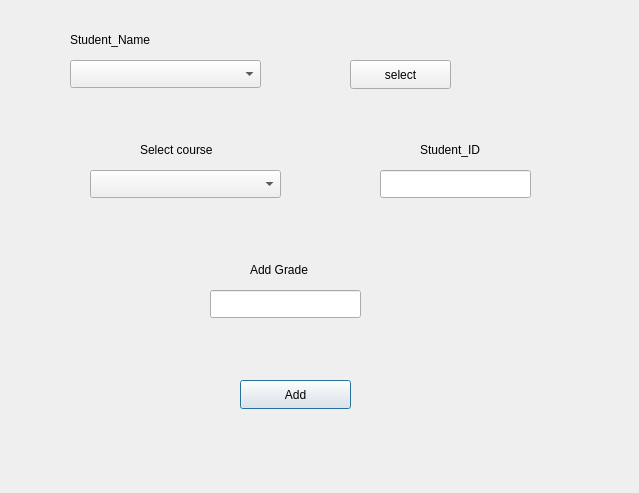
<?xml version="1.0" encoding="UTF-8"?>
<ui version="4.0">
 <class>AddGradesForStudent</class>
 <widget class="QDialog" name="AddGradesForStudent">
  <property name="geometry">
   <rect>
    <x>0</x>
    <y>0</y>
    <width>639</width>
    <height>493</height>
   </rect>
  </property>
  <property name="windowTitle">
   <string>Dialog</string>
  </property>
  <widget class="QComboBox" name="Student_Name">
   <property name="geometry">
    <rect>
     <x>70</x>
     <y>60</y>
     <width>191</width>
     <height>28</height>
    </rect>
   </property>
  </widget>
  <widget class="QLineEdit" name="grade">
   <property name="geometry">
    <rect>
     <x>210</x>
     <y>290</y>
     <width>151</width>
     <height>28</height>
    </rect>
   </property>
  </widget>
  <widget class="QComboBox" name="Course_Name">
   <property name="geometry">
    <rect>
     <x>90</x>
     <y>170</y>
     <width>191</width>
     <height>28</height>
    </rect>
   </property>
  </widget>
  <widget class="QLabel" name="label">
   <property name="geometry">
    <rect>
     <x>70</x>
     <y>30</y>
     <width>111</width>
     <height>20</height>
    </rect>
   </property>
   <property name="text">
    <string>Student_Name</string>
   </property>
  </widget>
  <widget class="QLabel" name="label_2">
   <property name="geometry">
    <rect>
     <x>140</x>
     <y>140</y>
     <width>111</width>
     <height>20</height>
    </rect>
   </property>
   <property name="text">
    <string>Select course</string>
   </property>
  </widget>
  <widget class="QLabel" name="label_3">
   <property name="geometry">
    <rect>
     <x>250</x>
     <y>260</y>
     <width>81</width>
     <height>20</height>
    </rect>
   </property>
   <property name="text">
    <string>Add Grade</string>
   </property>
  </widget>
  <widget class="QPushButton" name="Add_Grade">
   <property name="geometry">
    <rect>
     <x>240</x>
     <y>380</y>
     <width>111</width>
     <height>29</height>
    </rect>
   </property>
   <property name="text">
    <string>Add</string>
   </property>
  </widget>
  <widget class="QPushButton" name="select_course">
   <property name="geometry">
    <rect>
     <x>350</x>
     <y>60</y>
     <width>101</width>
     <height>29</height>
    </rect>
   </property>
   <property name="text">
    <string>select</string>
   </property>
  </widget>
  <widget class="QLineEdit" name="Student_Id">
   <property name="geometry">
    <rect>
     <x>380</x>
     <y>170</y>
     <width>151</width>
     <height>28</height>
    </rect>
   </property>
  </widget>
  <widget class="QLabel" name="label_4">
   <property name="geometry">
    <rect>
     <x>420</x>
     <y>140</y>
     <width>81</width>
     <height>20</height>
    </rect>
   </property>
   <property name="text">
    <string>Student_ID</string>
   </property>
  </widget>
 </widget>
 <resources/>
 <connections/>
</ui>
